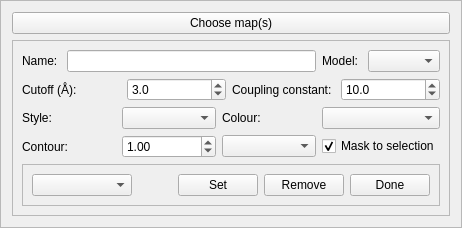
                  <widget class="QFrame" name="_sim_basic_em_map_frame">
                   <property name="sizePolicy">
                    <sizepolicy hsizetype="Preferred" vsizetype="Fixed">
                     <horstretch>0</horstretch>
                     <verstretch>0</verstretch>
                    </sizepolicy>
                   </property>
                   <property name="frameShape">
                    <enum>QFrame::StyledPanel</enum>
                   </property>
                   <property name="frameShadow">
                    <enum>QFrame::Raised</enum>
                   </property>
                   <layout class="QGridLayout" name="gridLayout_4">
                    <item row="1" column="0">
                     <widget class="QFrame" name="_em_map_chooser_frame">
                      <property name="frameShape">
                       <enum>QFrame::StyledPanel</enum>
                      </property>
                      <property name="frameShadow">
                       <enum>QFrame::Raised</enum>
                      </property>
                      <layout class="QVBoxLayout" name="verticalLayout_11">
                       <item>
                        <layout class="QHBoxLayout" name="horizontalLayout_11">
                         <item>
                          <widget class="QLabel" name="label_12">
                           <property name="text">
                            <string>Name: </string>
                           </property>
                          </widget>
                         </item>
                         <item>
                          <widget class="QLineEdit" name="_em_map_name_field"/>
                         </item>
                         <item>
                          <widget class="QLabel" name="label_13">
                           <property name="text">
                            <string>Model: </string>
                           </property>
                          </widget>
                         </item>
                         <item>
                          <widget class="QComboBox" name="_em_map_model_combo_box"/>
                         </item>
                        </layout>
                       </item>
                       <item>
                        <layout class="QHBoxLayout" name="horizontalLayout_10">
                         <item>
                          <widget class="QLabel" name="label_14">
                           <property name="text">
                            <string>Cutoff (Å): </string>
                           </property>
                          </widget>
                         </item>
                         <item>
                          <widget class="QDoubleSpinBox" name="_em_map_cutoff_spin_box">
                           <property name="decimals">
                            <number>1</number>
                           </property>
                           <property name="maximum">
                            <double>50.000000000000000</double>
                           </property>
                           <property name="value">
                            <double>3.000000000000000</double>
                           </property>
                          </widget>
                         </item>
                         <item>
                          <widget class="QLabel" name="label_15">
                           <property name="text">
                            <string>Coupling constant: </string>
                           </property>
                          </widget>
                         </item>
                         <item>
                          <widget class="QDoubleSpinBox" name="_em_map_coupling_spin_box">
                           <property name="decimals">
                            <number>1</number>
                           </property>
                           <property name="maximum">
                            <double>1000.000000000000000</double>
                           </property>
                           <property name="value">
                            <double>10.000000000000000</double>
                           </property>
                          </widget>
                         </item>
                        </layout>
                       </item>
                       <item>
                        <layout class="QGridLayout" name="gridLayout_5">
                         <item row="0" column="1">
                          <widget class="QComboBox" name="_em_map_style_combo_box"/>
                         </item>
                         <item row="0" column="0">
                          <widget class="QLabel" name="label_16">
                           <property name="text">
                            <string>Style:</string>
                           </property>
                          </widget>
                         </item>
                         <item row="0" column="2">
                          <widget class="QLabel" name="label_17">
                           <property name="text">
                            <string>Colour:</string>
                           </property>
                          </widget>
                         </item>
                         <item row="0" column="3">
                          <widget class="QComboBox" name="_em_map_color_combo_box"/>
                         </item>
                         <item row="1" column="3">
                          <widget class="QCheckBox" name="_em_map_masked_checkbox">
                           <property name="text">
                            <string>Mask to selection</string>
                           </property>
                           <property name="checked">
                            <bool>true</bool>
                           </property>
                          </widget>
                         </item>
                         <item row="1" column="1">
                          <widget class="QDoubleSpinBox" name="_em_map_contour_spin_box">
                           <property name="minimum">
                            <double>-9999.989999999999782</double>
                           </property>
                           <property name="maximum">
                            <double>9999.989999999999782</double>
                           </property>
                           <property name="singleStep">
                            <double>0.100000000000000</double>
                           </property>
                           <property name="value">
                            <double>1.000000000000000</double>
                           </property>
                          </widget>
                         </item>
                         <item row="1" column="0">
                          <widget class="QLabel" name="label_18">
                           <property name="text">
                            <string>Contour:</string>
                           </property>
                          </widget>
                         </item>
                         <item row="1" column="2">
                          <widget class="QComboBox" name="_em_map_contour_units_combo_box"/>
                         </item>
                        </layout>
                       </item>
                       <item>
                        <widget class="QFrame" name="frame_2">
                         <property name="frameShape">
                          <enum>QFrame::StyledPanel</enum>
                         </property>
                         <property name="frameShadow">
                          <enum>QFrame::Raised</enum>
                         </property>
                         <layout class="QHBoxLayout" name="horizontalLayout_15">
                          <item>
                           <widget class="QComboBox" name="_em_map_chooser_combo_box">
                            <property name="sizePolicy">
                             <sizepolicy hsizetype="MinimumExpanding" vsizetype="Fixed">
                              <horstretch>0</horstretch>
                              <verstretch>0</verstretch>
                             </sizepolicy>
                            </property>
                            <property name="minimumSize">
                             <size>
                              <width>100</width>
                              <height>0</height>
                             </size>
                            </property>
                           </widget>
                          </item>
                          <item>
                           <spacer name="horizontalSpacer_6">
                            <property name="orientation">
                             <enum>Qt::Horizontal</enum>
                            </property>
                            <property name="sizeHint" stdset="0">
                             <size>
                              <width>40</width>
                              <height>20</height>
                             </size>
                            </property>
                           </spacer>
                          </item>
                          <item>
                           <widget class="QPushButton" name="_em_map_set_button">
                            <property name="sizePolicy">
                             <sizepolicy hsizetype="Preferred" vsizetype="Fixed">
                              <horstretch>0</horstretch>
                              <verstretch>0</verstretch>
                             </sizepolicy>
                            </property>
                            <property name="text">
                             <string>Set</string>
                            </property>
                           </widget>
                          </item>
                          <item>
                           <widget class="QPushButton" name="_em_map_remove_button">
                            <property name="sizePolicy">
                             <sizepolicy hsizetype="Preferred" vsizetype="Fixed">
                              <horstretch>0</horstretch>
                              <verstretch>0</verstretch>
                             </sizepolicy>
                            </property>
                            <property name="text">
                             <string>Remove</string>
                            </property>
                           </widget>
                          </item>
                          <item>
                           <widget class="QPushButton" name="_em_map_done_button">
                            <property name="sizePolicy">
                             <sizepolicy hsizetype="Preferred" vsizetype="Fixed">
                              <horstretch>0</horstretch>
                              <verstretch>0</verstretch>
                             </sizepolicy>
                            </property>
                            <property name="text">
                             <string>Done</string>
                            </property>
                           </widget>
                          </item>
                         </layout>
                        </widget>
                       </item>
                      </layout>
                     </widget>
                    </item>
                    <item row="0" column="0">
                     <widget class="QPushButton" name="_sim_basic_em_map_button">
                      <property name="text">
                       <string>Choose map(s)</string>
                      </property>
                     </widget>
                    </item>
                   </layout>
                  </widget>
